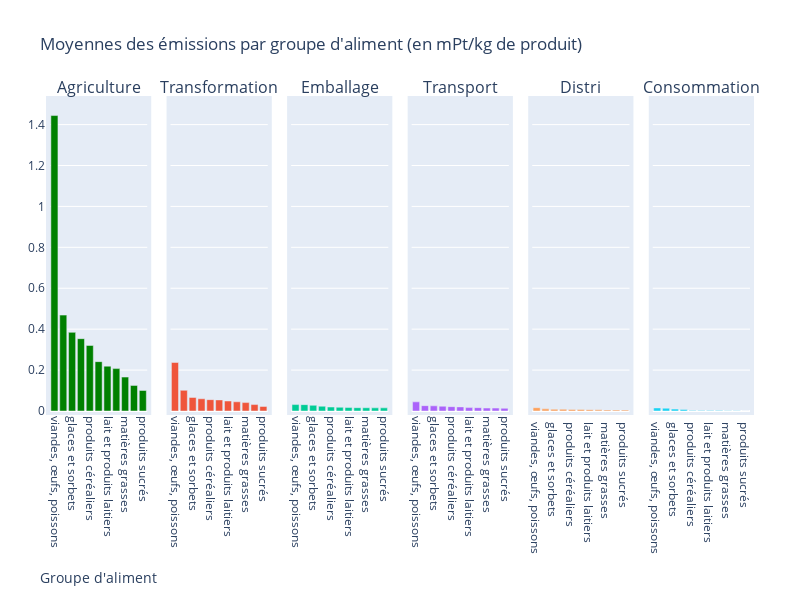

Notebook code for this chart:
### Code cell
groupe_ali = df.groupby(["Groupe d'aliment"])[["Agriculture", "Transformation", "Emballage", "Transport","Supermarché et distribution","Consommation"]].mean().reset_index()

groupe_ali = groupe_ali.sort_values("Agriculture", ascending=False)
agri_sorted = groupe_ali["Agriculture"]
groupe_ali = groupe_ali.sort_values("Transformation", ascending=False)
transf_sorted = groupe_ali["Transformation"]
groupe_ali = groupe_ali.sort_values("Emballage", ascending=False)
embal_sorted = groupe_ali["Emballage"]
groupe_ali = groupe_ali.sort_values("Transport", ascending=False)
transp_sorted = groupe_ali["Transport"]
groupe_ali = groupe_ali.sort_values("Supermarché et distribution", ascending=False)
sup_sorted = groupe_ali["Supermarché et distribution"]
groupe_ali = groupe_ali.sort_values("Consommation", ascending=False)
conso_sorted = groupe_ali["Consommation"]

fig = make_subplots(rows=1, cols=6, shared_yaxes=True,subplot_titles=("Agriculture", "Transformation", "Emballage", "Transport","Distri","Consommation"))

fig.add_trace(go.Bar(x=groupe_ali["Groupe d'aliment"], y=agri_sorted, marker=dict(color='green')), row=1, col=1)
fig.add_trace(go.Bar(x=groupe_ali["Groupe d'aliment"], y=transf_sorted), row=1, col=2)
fig.add_trace(go.Bar(x=groupe_ali["Groupe d'aliment"], y=embal_sorted), row=1, col=3)
fig.add_trace(go.Bar(x=groupe_ali["Groupe d'aliment"], y=transp_sorted), row=1, col=4)
fig.add_trace(go.Bar(x=groupe_ali["Groupe d'aliment"], y=sup_sorted), row=1, col=5)
fig.add_trace(go.Bar(x=groupe_ali["Groupe d'aliment"], y=conso_sorted), row=1, col=6)

fig.update_layout(
    title="Moyennes des émissions par groupe d'aliment (en mPt/kg de produit)",
    height=600,
    width=800,
    showlegend=False,
    margin=dict(l=50, r=50, t=100, b=100, pad=4),
    xaxis=dict(
        title="Groupe d'aliment",
        title_standoff=30,
        tickangle=90,
        
        automargin=True
    ),
    xaxis2=dict(tickangle=90, automargin=True),
    xaxis3=dict(tickangle=90, automargin=True),
    xaxis4=dict(tickangle=90, automargin=True),
)

fig.show()

### Figure 1 — Plotly figure (JSON) as saved in the notebook; plotly's stock layout.template omitted (floating-point values rounded to 4 significant figures)
{"data": [{"marker": {"color": "green"}, "x": ["viandes, œufs, poissons", "entrées et plats composés", "glaces et sorbets", "fruits, légumes, légumineuses et oléagineux", "produits céréaliers", "aliments infantiles", "lait et produits laitiers", "aides culinaires et ingrédients divers", "matières grasses", "boissons", "produits sucrés"], "y": [1.444, 0.4687, 0.3844, 0.3536, 0.3205, 0.2413, 0.2191, 0.2072, 0.1658, 0.1251, 0.1004], "type": "bar", "xaxis": "x", "yaxis": "y"}, {"x": ["viandes, œufs, poissons", "entrées et plats composés", "glaces et sorbets", "fruits, légumes, légumineuses et oléagineux", "produits céréaliers", "aliments infantiles", "lait et produits laitiers", "aides culinaires et ingrédients divers", "matières grasses", "boissons", "produits sucrés"], "y": [0.2371, 0.101, 0.06621, 0.05979, 0.05536, 0.05422, 0.04887, 0.04496, 0.0411, 0.03145, 0.02226], "type": "bar", "xaxis": "x2", "yaxis": "y2"}, {"x": ["viandes, œufs, poissons", "entrées et plats composés", "glaces et sorbets", "fruits, légumes, légumineuses et oléagineux", "produits céréaliers", "aliments infantiles", "lait et produits laitiers", "aides culinaires et ingrédients divers", "matières grasses", "boissons", "produits sucrés"], "y": [0.03138, 0.03107, 0.02786, 0.0233, 0.01944, 0.01822, 0.01679, 0.01614, 0.0158, 0.01534, 0.0153], "type": "bar", "xaxis": "x3", "yaxis": "y3"}, {"x": ["viandes, œufs, poissons", "entrées et plats composés", "glaces et sorbets", "fruits, légumes, légumineuses et oléagineux", "produits céréaliers", "aliments infantiles", "lait et produits laitiers", "aides culinaires et ingrédients divers", "matières grasses", "boissons", "produits sucrés"], "y": [0.04467, 0.02613, 0.02526, 0.02333, 0.02133, 0.02016, 0.01663, 0.01624, 0.01439, 0.0143, 0.0132], "type": "bar", "xaxis": "x4", "yaxis": "y4"}, {"x": ["viandes, œufs, poissons", "entrées et plats composés", "glaces et sorbets", "fruits, légumes, légumineuses et oléagineux", "produits céréaliers", "aliments infantiles", "lait et produits laitiers", "aides culinaires et ingrédients divers", "matières grasses", "boissons", "produits sucrés"], "y": [0.01614, 0.01046, 0.008617, 0.008488, 0.007796, 0.007688, 0.006488, 0.005698, 0.005029, 0.004671, 0.004403], "type": "bar", "xaxis": "x5", "yaxis": "y5"}, {"x": ["viandes, œufs, poissons", "entrées et plats composés", "glaces et sorbets", "fruits, légumes, légumineuses et oléagineux", "produits céréaliers", "aliments infantiles", "lait et produits laitiers", "aides culinaires et ingrédients divers", "matières grasses", "boissons", "produits sucrés"], "y": [0.0151, 0.01359, 0.009289, 0.006934, 0.002623, 0.00236, 0.002235, 0.002127, 0.00149, 0.001404, 0.0003242], "type": "bar", "xaxis": "x6", "yaxis": "y6"}], "layout": {"xaxis": {"anchor": "y", "domain": [0, 0.1389], "title": {"text": "Groupe d'aliment", "standoff": 30}, "tickangle": 90, "automargin": true}, "yaxis": {"anchor": "x", "domain": [0, 1]}, "xaxis2": {"anchor": "y2", "domain": [0.1722, 0.3111], "tickangle": 90, "automargin": true}, "yaxis2": {"anchor": "x2", "domain": [0, 1], "matches": "y", "showticklabels": false}, "xaxis3": {"anchor": "y3", "domain": [0.3444, 0.4833], "tickangle": 90, "automargin": true}, "yaxis3": {"anchor": "x3", "domain": [0, 1], "matches": "y", "showticklabels": false}, "xaxis4": {"anchor": "y4", "domain": [0.5167, 0.6556], "tickangle": 90, "automargin": true}, "yaxis4": {"anchor": "x4", "domain": [0, 1], "matches": "y", "showticklabels": false}, "xaxis5": {"anchor": "y5", "domain": [0.6889, 0.8278]}, "yaxis5": {"anchor": "x5", "domain": [0, 1], "matches": "y", "showticklabels": false}, "xaxis6": {"anchor": "y6", "domain": [0.8611, 1]}, "yaxis6": {"anchor": "x6", "domain": [0, 1], "matches": "y", "showticklabels": false}, "annotations": [{"font": {"size": 16}, "showarrow": false, "text": "Agriculture", "x": 0.06944, "xanchor": "center", "xref": "paper", "y": 1, "yanchor": "bottom", "yref": "paper"}, {"font": {"size": 16}, "showarrow": false, "text": "Transformation", "x": 0.2417, "xanchor": "center", "xref": "paper", "y": 1, "yanchor": "bottom", "yref": "paper"}, {"font": {"size": 16}, "showarrow": false, "text": "Emballage", "x": 0.4139, "xanchor": "center", "xref": "paper", "y": 1, "yanchor": "bottom", "yref": "paper"}, {"font": {"size": 16}, "showarrow": false, "text": "Transport", "x": 0.5861, "xanchor": "center", "xref": "paper", "y": 1, "yanchor": "bottom", "yref": "paper"}, {"font": {"size": 16}, "showarrow": false, "text": "Distri", "x": 0.7583, "xanchor": "center", "xref": "paper", "y": 1, "yanchor": "bottom", "yref": "paper"}, {"font": {"size": 16}, "showarrow": false, "text": "Consommation", "x": 0.9306, "xanchor": "center", "xref": "paper", "y": 1, "yanchor": "bottom", "yref": "paper"}], "margin": {"l": 50, "r": 50, "t": 100, "b": 100, "pad": 4}, "title": {"text": "Moyennes des émissions par groupe d'aliment (en mPt/kg de produit)"}, "height": 600, "width": 800, "showlegend": false}}
